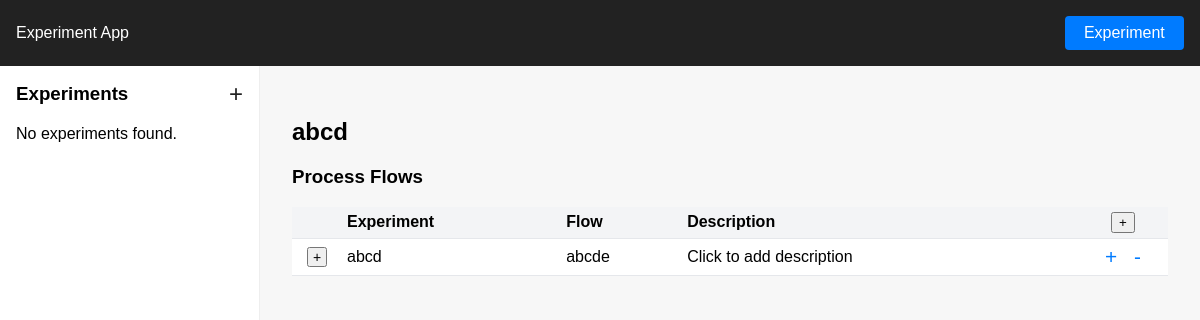
/experiment/5/, run on an earlier commit of the app's database.
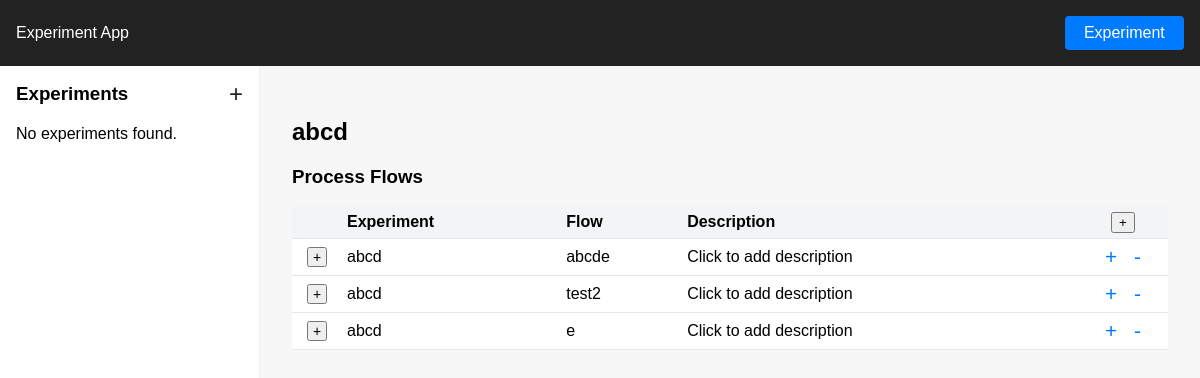
And on a later commit of the database.
### experiment_flow/models.py (models this page shows, shortened)
class ExpFlow(models.Model):
    flow_name = models.CharField(max_length = 20)
    flow_description = models.TextField(blank = True, null = True)
    exp = models.ForeignKey(Exp, on_delete = models.CASCADE, related_name = 'flow', null = True)

class Exp(models.Model):
    exp_name = models.CharField(max_length = 30)
    created_on = models.DateTimeField(auto_now_add=True)

### experiment_flow/views.py (the view)
# urls.py: path('experiment/<int:exp_id>/', views.experiment_detail, name='experiment_detail'),
def experiment_detail(request, exp_id):
    experiment = Exp.objects.get(id=exp_id)
    return render(request, 'experiment_flow/experiment_detail.html', {'experiment': experiment})

### experiment_flow/templates/experiment_flow/experiment_detail.html (shortened to what this page needs)
{% extends "experiment_flow/base.html" %}
{% block content %}
<div class="main-section">
    <h2>{{ experiment.exp_name }}</h2>
    <h3>Process Flows</h3>
    <table style="width:100%; border-collapse:collapse; background:#fff;">
        <thead>
            <tr style="background:#f3f4f6;">
                <th style="padding:5px; border-bottom:1px solid #e5e7eb; text-align:left; width:40px;"></th>
                <th style="padding:5px; border-bottom:1px solid #e5e7eb; text-align:left;">Experiment</th>
                <th style="padding:5px; border-bottom:1px solid #e5e7eb; text-align:left;">Flow</th>
                <th style="padding:5px; border-bottom:1px solid #e5e7eb; text-align:left;">Description</th>
                <th style="padding:5px; border-bottom:1px solid #e5e7eb; text-align:center; width:80px;">
                    <button onclick="location.href='{% url 'add_flow' experiment.id %}'" class="add-flow-btn" title="Add Flow">+</button>
                </th>
            </tr>
        </thead>
        <tbody>
            {% for flow in experiment.flow.all %}
            <tr>
                <td style="padding:5px; border-bottom:1px solid #e5e7eb; text-align:center;">
                    <button class="expand-btn" data-flow-id="{{ flow.id }}" style="width:20px; height:20px; padding:0; font-size:14px; cursor:pointer;">+</button>
                </td>
                <td style="padding:5px; border-bottom:1px solid #e5e7eb;">{{ experiment.exp_name }}</td>
                <td style="padding:5px; border-bottom:1px solid #e5e7eb;">{{ flow.flow_name }}</td>
                <td style="padding:5px; border-bottom:1px solid #e5e7eb;">
                    <span class="flow-desc" data-flow-id="{{ flow.id }}">{{ flow.flow_description|default:"Click to add description" }}</span>
                </td>
                <td style="padding:5px; border-bottom:1px solid #e5e7eb; display:flex; justify-content:center; gap:5px;">
                    <button onclick="location.href='{% url 'add_step' experiment.id flow.id %}'" title="Add Step" style="background:none; border:none; font-size:1.3rem; cursor:pointer; color:#007bff;">+</button>
                    <button onclick="location.href='{% url 'delete_flow' experiment.id flow.id %}'" title="Delete Flow" style="background:none; border:none; font-size:1.3rem; cursor:pointer; color:#007bff;">-</button>
                </td>
            </tr>
            {% empty %}
            <tr><td colspan="5" style="padding:10px; text-align:center; color:#888;">No process flows found for this experiment.</td></tr>
            {% endfor %}
        </tbody>
    </table>
</div>
{% endblock %}

What changed in the data, as far as the page shows it:
added ExpFlow: {{ experiment.exp_name }} "abcd", flow_name "test2", flow_description "Click to add description"
added ExpFlow: {{ experiment.exp_name }} "abcd", flow_name "e", flow_description "Click to add description"
